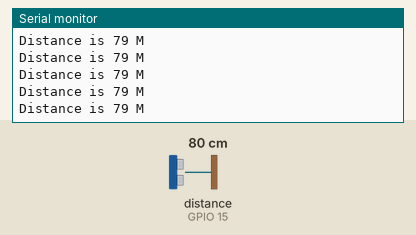
Recording of a sketch running on a simulated ESP32. Parts: the last lines printed to the serial monitor. Wiring (inferred from the names in the program): ultrasonic range finder: trigger GPIO 5; echo GPIO 15. The test bench sets the inputs (shaded band); at power-on: distance to the obstacle (sensor on GPIO 15) 80 cm. The echo pulse lasts 58.3 µs per cm.

Above: at 1.2 s.
1.3 s: distance to the obstacle (sensor on GPIO 15) set to 2 cm
At 1.37 s:
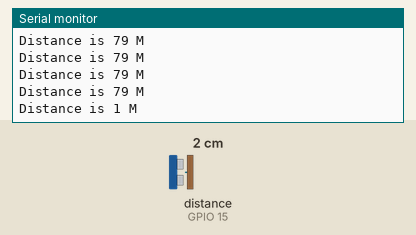
2.8 s: distance to the obstacle (sensor on GPIO 15) set to 4 cm
At 2.88 s:
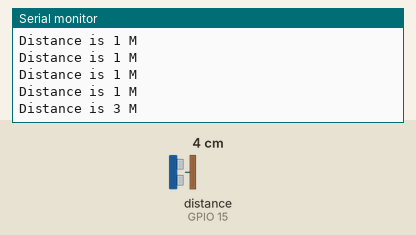
Timing chart, 0 to 5.8 s (numbered marks = the images above; inputs shaded):
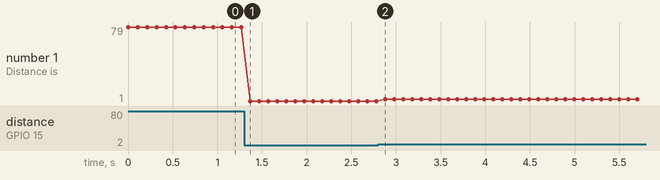

The sketch:

Distance_Sensor.ino
```cpp
#define trig 5    //pin number
#define eco 15    //pin number
int duration,distance;
void setup()
{
pinMode(trig, OUTPUT);
pinMode(eco, INPUT);
Serial.begin(9600);

}


void loop()
{

    digitalWrite(trig,LOW);
    delayMicroseconds(2);
    digitalWrite(trig,HIGH);
    delayMicroseconds(10);
    digitalWrite(trig,LOW);
    duration=pulseIn(eco,HIGH);
    distance=duration*0.034/2;
    Serial.print("Distance is ");
    Serial.print(distance);
    Serial.println(" M");
    delay(100);

}
```

Measured:
- after the input at 1.3 s, the serial monitor: prints a new line after 0.07 s (image 1)
- after the input at 2.8 s, the serial monitor: prints a new line after 0.08 s (image 2)
- plotted number 1: 79 → 1 after the input at 1.3 s, 1 → 3 after the input at 2.8 s
